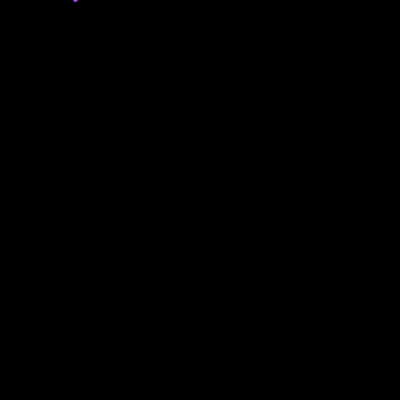
Frame 1 (no input)
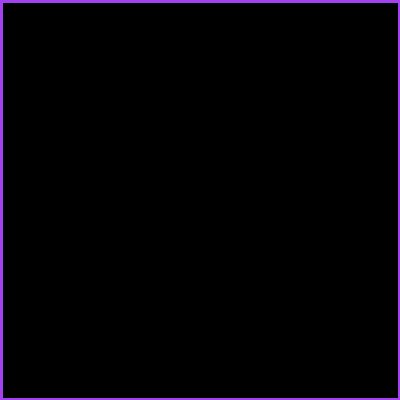
Frame 60 (the mouse pressed at the canvas centre just before this capture)
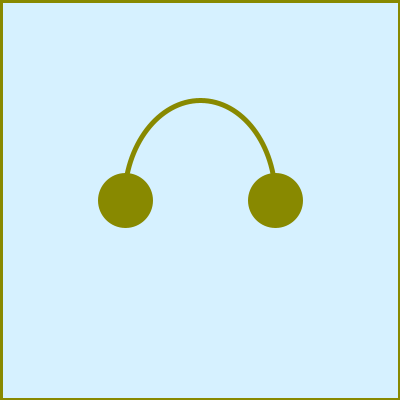
Frame 120 (the mouse held since frame 60 and released just before this capture)

The Processing sketch that drew these frames (run headless with seeded random() and noise(); from frame 60 on, the mouse is pressed at the canvas centre):

// Processing sketch: processing_109189
// ── processing_109189.pde

//Homework 3 
//Amy Friedman
//amyfried
//Copyright Amy Friedman September 2013

float x, y, wd, ht;
color stro;

void setup()
{
  size(400,400);
  x= width*.5;
  y= height*.5;
  wd= width*.375;
  ht= height*.375;
  
  stro=color(random(255),random(255),random(255));
  colorMode(HSB,360,125,150);
frameRate(15);  
}

void draw()
{
  fill(mouseX, 20, mouseY);//background changes based on location of mouse
 rect(0,0,width,height);

//headphones//
  noFill();
  stroke(stro);
  strokeWeight(5);
  arc(mouseX,mouseY,x-wd*.33,y,PI,TWO_PI);
  fill(stro);
  ellipse(mouseX-75,mouseY,mouseX*.5-mouseY*.75,mouseY*.5-mouseX*.75);
  ellipse(mouseX+75,mouseY,mouseX*.5-mouseY*.75,mouseY*.5-mouseX*.75);
}

void mouseMoved()
{ 
  noFill();
  stroke(random(255));
  strokeWeight(abs(mouseX-pmouseX));//line weight gets wider the faster you move mouse
  arc( x-wd*.5,       y, random(50,100), random(50,100),   HALF_PI, PI+HALF_PI);
  arc(x-wd*.66,       y,random(100,200),random(100,200),   HALF_PI, PI+HALF_PI);
  arc(    x-wd,       y,random(200,300),random(200,300),   HALF_PI, PI+HALF_PI);
  arc( x+wd*.5,       y,  random(0,100),  random(0,100),PI+HALF_PI, TWO_PI+HALF_PI);
  arc(x+wd*.66,       y,random(100,200),random(100,200),PI+HALF_PI, TWO_PI+HALF_PI);
  arc(    x+wd,       y,random(200,300),random(200,300),PI+HALF_PI, TWO_PI+HALF_PI);
}
  
void mousePressed()
{
   stro=color(random(255),random(255),random(255));  
}
  
  
